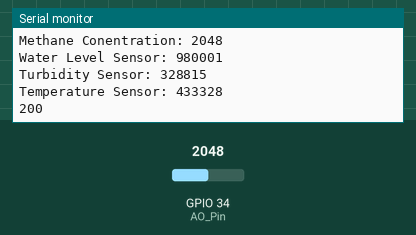
This sketch was run on a simulated ESP32. Parts: the last lines printed to the serial monitor. The test bench sets the inputs (shaded band); at power-on: GPIO 34 (AO_Pin) = 2048. WiFi joins after 1.5 s; servers stay silent unless stated; uploads are accepted with an empty reply; random numbers use the default seed unless the sketch sets one.

Above: at 5.0 s.
5.1 s: GPIO 34 (AO_Pin) set to 1044
At 6.09 s:
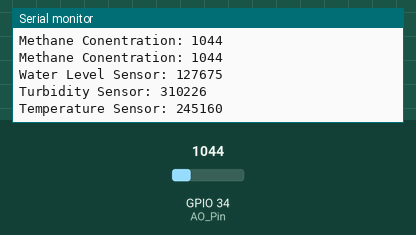
9.7 s: GPIO 34 (AO_Pin) set to 962
At 10.8 s:
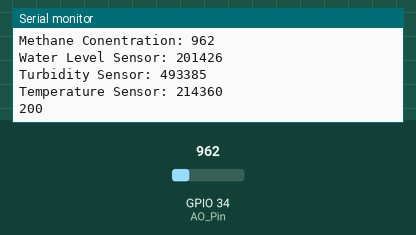
Timing chart, 0 to 12.7 s (numbered marks = the images above; inputs shaded):
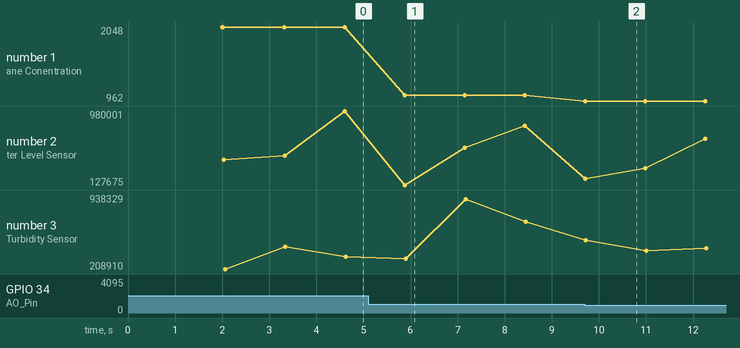

The sketch:

four_var_with_live_methane.ino.ino
```cpp
#include <WiFi.h>
#include <HTTPClient.h>

// Replace with your network credentials
const char* ssid = "FriendsNet";
const char* password = "ja29jdnasl92882";

// Replace with your server's IP address and PHP script path
const char* serverName = "http://qat-pi-3.friendsbalt.org/get_sensor_data.php";

//Methane Sensor Information

const int AO_Pin = 34; // Connect the AO of MQ-4 sensor with GPIO 34 of ESP32
int methane_sensor; // Create a variable to store the analog output of the MQ-4 sensor

void setup() {
  // Initialize serial communication at 9600 bits per second
  Serial.begin(9600);

  // Connect to Wi-Fi network
  WiFi.begin(ssid, password);

  // Wait for connection
  while (WiFi.status() != WL_CONNECTED) {
    delay(1000);
    Serial.println("Connecting to WiFi...");
  }

  Serial.println("Connected to WiFi");

  // Seed the random number generator with an analog input
  randomSeed(analogRead(0));
}

void loop() {
  // Generate random numbers for the sensors

  long water_level_sensor = random(1, 1000001);
  long turbidity_sensor = random(1, 1000001);
  long temperature_sensor = random(1, 1000001);
  methane_sensor = analogRead(AO_Pin); // Read the analog output measurement sample from the MQ4 sensor's AO pin

  Serial.print("Methane Conentration: "); // Print out the text "Methane Concentration: "
  Serial.println(methane_sensor); // Print out the methane value - the analog output - beteewn 0 and 1023

  // Print the sensor values to the serial monitor
  Serial.print("Methane Conentration: "); // Print out the text "Methane Concentration: "
  Serial.println(methane_sensor); // Print out the methane value - the analog output - beteewn 0 and 1023
  Serial.print("Water Level Sensor: ");
  Serial.println(water_level_sensor);
  Serial.print("Turbidity Sensor: ");
  Serial.println(turbidity_sensor);
  Serial.print("Temperature Sensor: ");
  Serial.println(temperature_sensor);

  // Check WiFi connection status
  if (WiFi.status() == WL_CONNECTED) {
    HTTPClient http;

    // Specify the URL
    http.begin(serverName);

    // Specify content-type header
    http.addHeader("Content-Type", "application/x-www-form-urlencoded");

    // Prepare the data to be sent
    String httpRequestData = "methane_sensor=" + String(methane_sensor) +
                             "&water_level_sensor=" + String(water_level_sensor) +
                             "&turbidity_sensor=" + String(turbidity_sensor) +
                             "&temperature_sensor=" + String(temperature_sensor);

    // Send HTTP POST request
    int httpResponseCode = http.POST(httpRequestData);

    // Print response to the serial monitor
    if (httpResponseCode > 0) {
      String response = http.getString();
      Serial.println(httpResponseCode);
      Serial.println(response);
    } else {
      Serial.print("Error on sending POST: ");
      Serial.println(httpResponseCode);
    }

    // End the HTTP connection
    http.end();
  } else {
    Serial.println("WiFi Disconnected");
  }

  // Wait for 10 seconds before sending the next request
  delay(1000);
}
```

Measured:
- the behaviour switches between 1000 and 999 on GPIO 34 (AO_Pin) (found by bisection; images 1 and 2)
- after the input at 5.1 s, the serial monitor: prints a new line after 0.78 s (image 1)
- after the input at 9.7 s, the serial monitor: prints a new line at once (image 2)
- plotted number 1: 2048 → 1044 after the input at 5.1 s, 1044 → 962 after the input at 9.7 s
